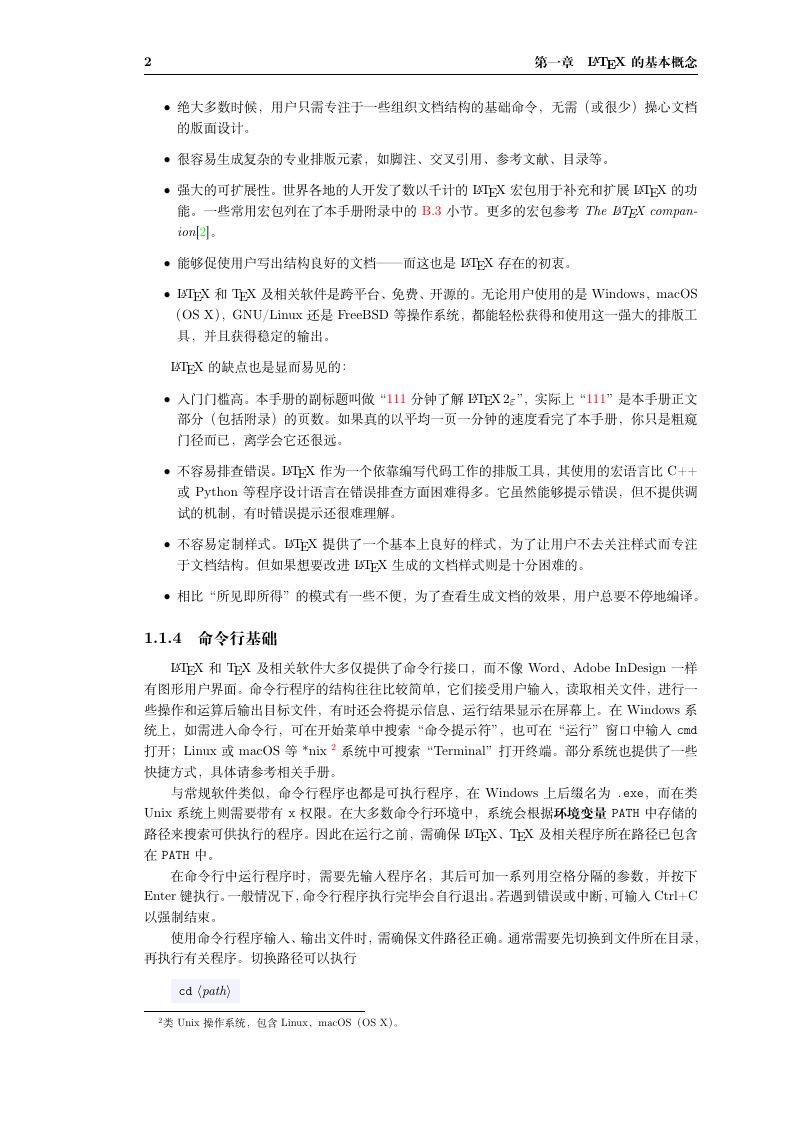
#> input picture assets/image-20260122211453-r856wkw.png, 794 x 1123 px
$ python method_numpy_reference.py ../assets/image-20260122211453-r856wkw.png
#> lines starting #> are read from the running program, lines starting #| are printed output that depends on the picture; after the words box and inside, x2 and y2 are one past the last pixel; in counts of white or black regions, pixels touching at a corner belong together
#!/usr/bin/env python3
# -*- coding: utf-8 -*-

from __future__ import annotations

import argparse
from typing import Dict, Tuple

import cv2
import numpy as np


def ensure_gray(image: np.ndarray) -> np.ndarray:
    try:
        return cv2.cvtColor(image, cv2.COLOR_BGR2GRAY)
    except cv2.error:
        return image


def ensure_optimal_square(image: np.ndarray) -> np.ndarray:
    nw = nh = cv2.getOptimalDFTSize(max(image.shape[:2]))
    return cv2.copyMakeBorder(
        src=image,
        top=0,
        bottom=nh - image.shape[0],
        left=0,
        right=nw - image.shape[1],
        borderType=cv2.BORDER_CONSTANT,
        value=255,
    )


def get_fft_magnitude_numpy(image: np.ndarray) -> np.ndarray:
    gray = ensure_gray(image)
    opt_gray = ensure_optimal_square(gray)
    opt_gray = cv2.adaptiveThreshold(
        ~opt_gray, 255, cv2.ADAPTIVE_THRESH_GAUSSIAN_C, cv2.THRESH_BINARY, 15, -10
    )
    dft = np.fft.fft2(opt_gray)
    shifted_dft = np.fft.fftshift(dft)
    return np.abs(shifted_dft)


def _get_angle_adaptive_numpy(m: np.ndarray, amax: float, num: int, W: int) -> Tuple[float, float, float]:
    r = c = m.shape[0] // 2
    tr = np.linspace(-amax, amax, max(2, int(amax * num * 2)), dtype=np.float64) / 180.0 * np.pi

    x = np.arange(r, dtype=np.float64)
    cos_t = np.cos(tr)[:, None]
    sin_t = np.sin(tr)[:, None]

    y = c + np.int32(x[None, :] * cos_t)
    x_proj = c + np.int32(-x[None, :] * sin_t)

    valid = (y >= 0) & (y < m.shape[0]) & (x_proj >= 0) & (x_proj < m.shape[1])
    gathered = np.zeros_like(y, dtype=np.float64)
    gathered[valid] = m[y[valid], x_proj[valid]]

    li_init = np.sum(gathered, axis=1)
    li_correct = np.sum(gathered[:, W:], axis=1) if (W > 0 and W < gathered.shape[1]) else li_init

    a_init = tr[np.argmax(li_init)] / np.pi * 180.0
    a_correct = tr[np.argmax(li_correct)] / np.pi * 180.0
    dist = abs(a_init - a_correct)
    return -a_init, -a_correct, dist


def get_angle(
    image: np.ndarray,
    amax: float = 45.0,
    V: int = 2048,
    W: int = 304,
    D: float = 0.55,
    num: int = 20,
) -> float:
    ratio = V / image.shape[0]
    image = cv2.resize(image, None, fx=ratio, fy=ratio)
    magnitude = get_fft_magnitude_numpy(image)
    a_init, a_correct, dist = _get_angle_adaptive_numpy(magnitude, amax=amax, num=num, W=W)
    return a_correct if dist <= D else a_init


def get_angle_with_timings(
    image: np.ndarray,
    amax: float = 45.0,
    V: int = 2048,
    W: int = 304,
    D: float = 0.55,
    num: int = 20,
) -> Tuple[float, Dict[str, float]]:
    timings: Dict[str, float] = {}

    t0 = cv2.getTickCount()
    ratio = V / image.shape[0]
    resized = cv2.resize(image, None, fx=ratio, fy=ratio)
    t1 = cv2.getTickCount()
    timings["resize_s"] = (t1 - t0) / cv2.getTickFrequency()

    t2 = cv2.getTickCount()
    magnitude = get_fft_magnitude_numpy(resized)
    t3 = cv2.getTickCount()
    timings["fft_total_s"] = (t3 - t2) / cv2.getTickFrequency()

    t4 = cv2.getTickCount()
    a_init, a_correct, dist = _get_angle_adaptive_numpy(magnitude, amax=amax, num=num, W=W)
    t5 = cv2.getTickCount()
    timings["radial_projection_s"] = (t5 - t4) / cv2.getTickFrequency()

    t6 = cv2.getTickCount()
    angle = a_correct if dist <= D else a_init
    t7 = cv2.getTickCount()
    timings["decision_s"] = (t7 - t6) / cv2.getTickFrequency()

    timings["algo_total_s"] = timings["resize_s"] + timings["fft_total_s"] + timings["radial_projection_s"] + timings["decision_s"]
    return angle, timings


def get_angle_from_path(
    image_path: str,
    amax: float = 45.0,
    V: int = 2048,
    W: int = 304,
    D: float = 0.55,
    num: int = 20,
) -> float:
    image = cv2.imread(image_path)
    if image is None:
        raise FileNotFoundError(f"无法读取图像: {image_path}")
    return get_angle(image, amax=amax, V=V, W=W, D=D, num=num)


def main() -> None:
    parser = argparse.ArgumentParser(description="NumPy 参考实现")
    parser.add_argument("image", type=str, help="输入图像路径")
    parser.add_argument("--amax", type=float, default=45.0)
    parser.add_argument("--V", type=int, default=2048)
    parser.add_argument("--W", type=int, default=304)
    parser.add_argument("--D", type=float, default=0.55)
    parser.add_argument("--num", type=int, default=20)
    args = parser.parse_args()

    angle = get_angle_from_path(
        args.image,
        amax=args.amax,
        V=args.V,
        W=args.W,
        D=args.D,
        num=args.num,
    )
#> in get_angle_from_path, image is the input picture: shape (1123, 794, 3); mean B, G, R 245.7, 245.6, 245.7
#> in ensure_optimal_square, `return cv2.copyMakeBorder( src=image, top=0, bottom=nh - image.shape[0..`:
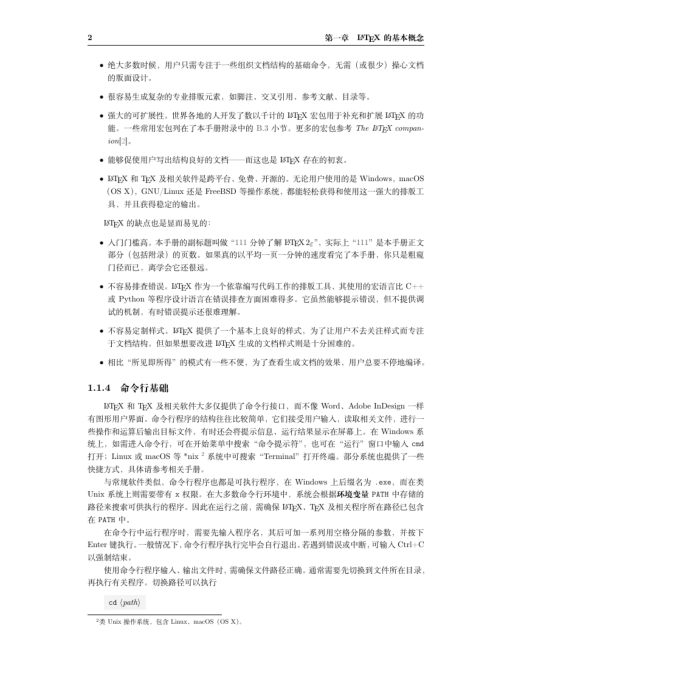
#> returned value: shape (2048, 2048) (shown at 1/3 size); min 0, max 255, mean 248.4
#> in get_fft_magnitude_numpy, `opt_gray = cv2.adaptiveThreshold( ~opt_gray, 255, cv2.ADAPTIVE_THRESH_..`:
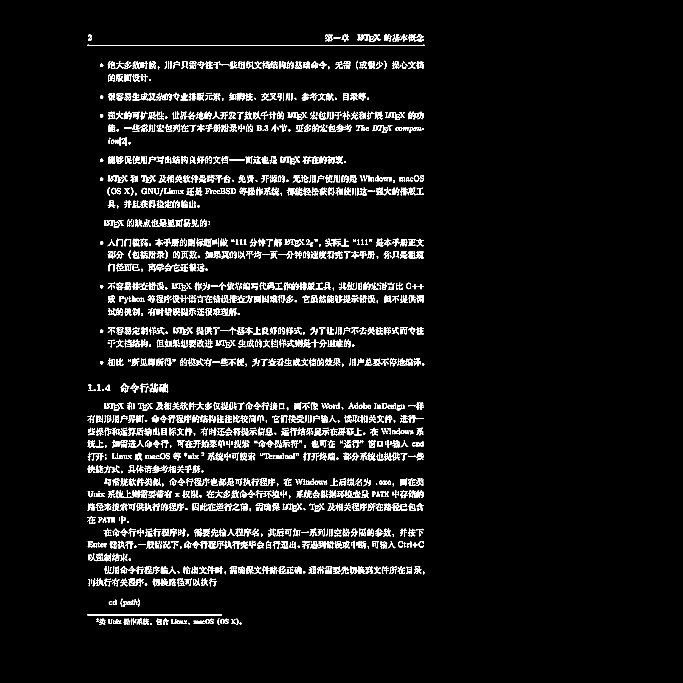
#> opt_gray: shape (2048, 2048) (shown at 1/3 size); 4.5% white in thin lines or dots, all inside (x1, y1, x2, y2) = (262, 102, 1274, 1875)
#> in _get_angle_adaptive_numpy, `gathered[valid] = m[y[valid], x_proj[valid]]`:
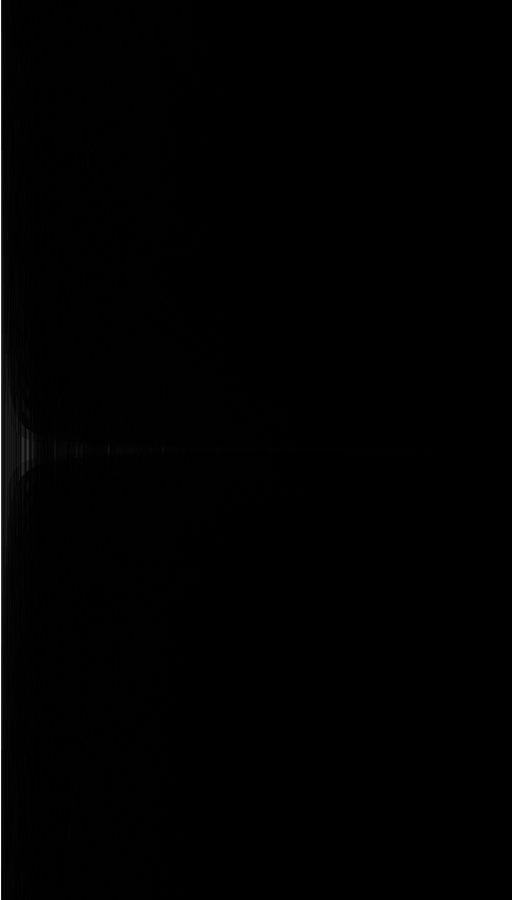
#> gathered: shape (1800, 1024) float64 (shown at 1/2 size); min 15.93, max 48461730, mean 253371.5; drawn with min black and max white
#> in _get_angle_adaptive_numpy, `li_init = np.sum(gathered, axis=1)`: li_init = 1800 values, max 873667433.1 at index 899, min 204050701.4 at index 1695, mean 259452365.6
#> in _get_angle_adaptive_numpy, `li_correct = np.sum(gathered[:, W:], axis=1) if (W > 0 and W < gathere..`: li_correct = 1800 values, max 243278465 at index 899, min 36699021.5 at index 1532, mean 48274295.5
#> in _get_angle_adaptive_numpy, `a_init = tr[np.argmax(li_init)] / np.pi * 180.0`: a_init = -0.025
#> in _get_angle_adaptive_numpy, `dist = abs(a_init - a_correct)`: dist = 0
#> in get_angle, `a_init, a_correct, dist = _get_angle_adaptive_numpy(magnitude, amax=am..`: a_init = 0.025; dist = 0
#> angle = 0.025
    print(f"pred_angle={angle:.4f}")
#| pred_angle=0.0250


if __name__ == "__main__":
    main()

$ run again, on assets/image-20260122212910-1ih91rg.png
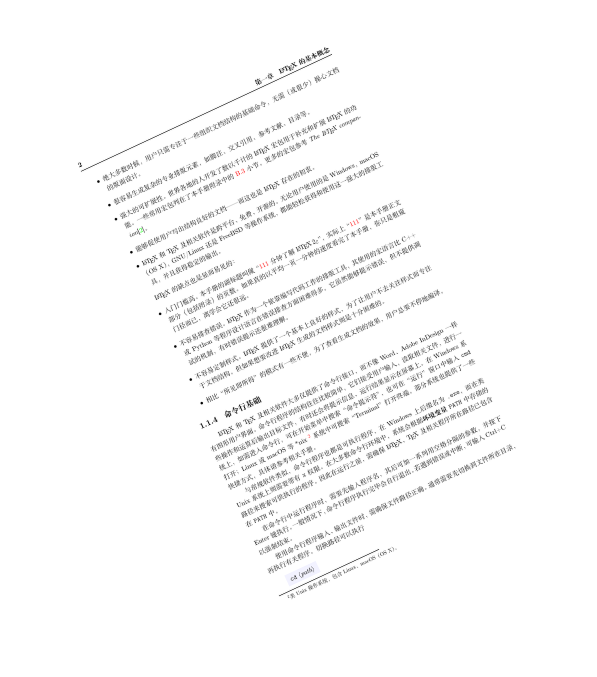
#> input picture assets/image-20260122212910-1ih91rg.png, 1194 x 1353 px (shown at 1/2 size)
#> in get_angle_from_path, image is the input picture: shape (1353, 1194, 3); mean B, G, R 249.5, 249.5, 249.5
#> image: shape (2048, 1807, 3)
#> in ensure_optimal_square, `return cv2.copyMakeBorder( src=image, top=0, bottom=nh - image.shape[0..`:
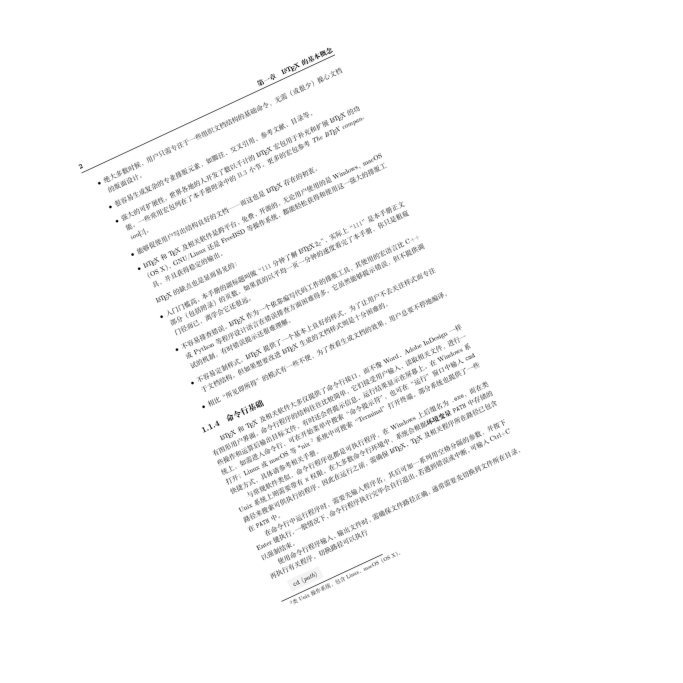
#> returned value: shape (2048, 2048) (shown at 1/3 size); min 0, max 255, mean 250.1
#> in get_fft_magnitude_numpy, `opt_gray = cv2.adaptiveThreshold( ~opt_gray, 255, cv2.ADAPTIVE_THRESH_..`:
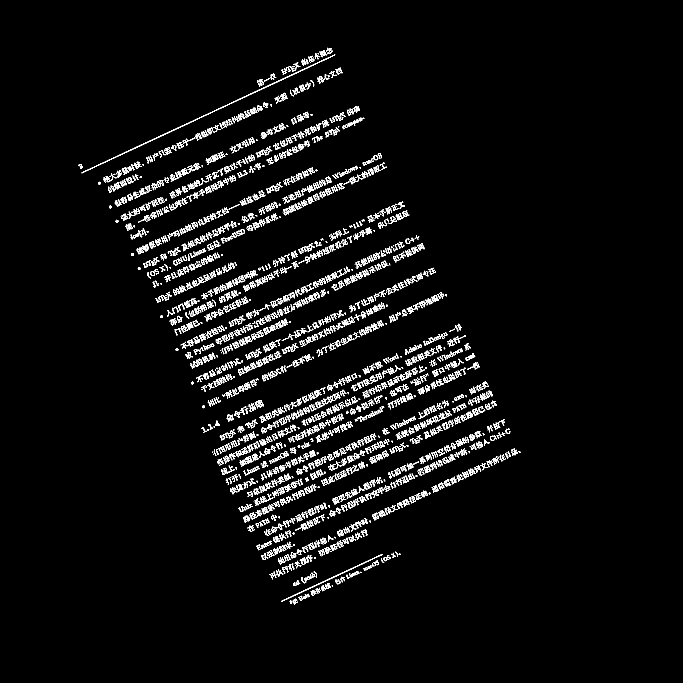
#> opt_gray: shape (2048, 2048) (shown at 1/3 size); 3.3% white in thin lines or dots, all inside (x1, y1, x2, y2) = (236, 143, 1561, 1814)
#> li_init = 1800 values, max 678572664.4 at index 399, min 171603557.8 at index 0, mean 206704776.3
#> li_correct = 1800 values, max 159471749.7 at index 399, min 34627003.4 at index 1032, mean 41321584.3
#> in _get_angle_adaptive_numpy, `a_init = tr[np.argmax(li_init)] / np.pi * 180.0`: a_init = -25.04
#> in _get_angle_adaptive_numpy, `dist = abs(a_init - a_correct)`: dist = 0
#> in get_angle, `a_init, a_correct, dist = _get_angle_adaptive_numpy(magnitude, amax=am..`: a_init = 25.04; dist = 0
#> angle = 25.04
#| pred_angle=25.0389
